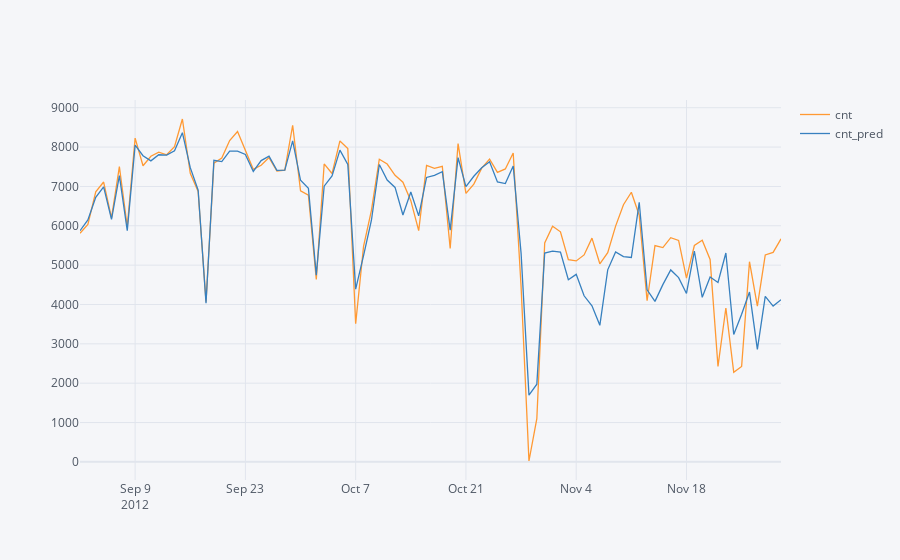

Notebook source saved alongside this figure:
### Markdown cell above
Train and Test together: for comparison:

### Code cell
df_train_pred = data_train[['cnt']].copy()
df_train_pred['cnt_pred'] = y_pred_train

df_test_pred = data_test[['cnt']].copy()
df_test_pred['cnt_pred'] = y_pred_test_rf2

df_pred_trainLast_plus_test = df_train_pred[['cnt', 'cnt_pred']].tail(60).append(df_test_pred[['cnt', 'cnt_pred']])

data_trainLast_plus_test.iplot()
